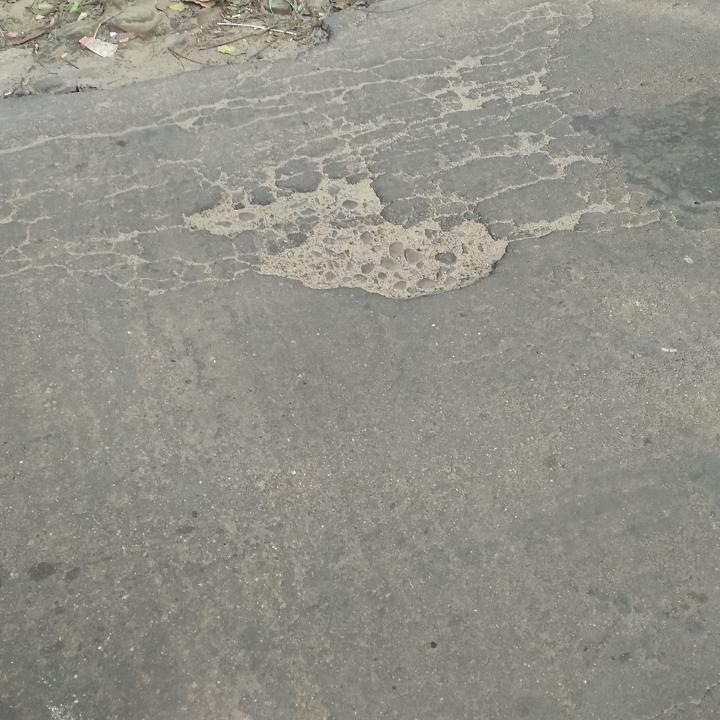
#> input picture samples/img-112_jpg.rf.f2165fc7173878a7c1ad397c7ed595d9.jpg, 720 x 720 px
$ python -i detector_easy.py   (imports and definitions only)
#> lines starting #> are read from the running program, lines starting #| are printed output that depends on the picture; after the words box and inside, x2 and y2 are one past the last pixel; in counts of white or black regions, pixels touching at a corner belong together
### utils/preprocess.py
import cv2
import numpy as np
from pathlib import Path

def to_gray(img):
    """
    Converts an RGB or BGR image to grayscale.
    """
    if len(img.shape) == 3 and img.shape[2] == 3:
        return cv2.cvtColor(img, cv2.COLOR_RGB2GRAY)
    return img.copy()

# [29 lines left out: functions load_and_resize, preprocess_with_otsu_and_erosion, not called in this run]

### features.py
import numpy as np
import cv2

# --- Darkness Score ---
# [41 lines left out: functions get_darkness_score, get_texture_score, get_shape_score, not called in this run]

# --- ORB Keypoint Density ---
def get_orb_score(img, box, debug=False):
    x, y, w, h = box
    roi_gray = cv2.cvtColor(img[y:y+h, x:x+w], cv2.COLOR_RGB2GRAY)
    orb = cv2.ORB_create()
    keypoints = orb.detect(roi_gray, None)

    density = len(keypoints) / (w * h + 1e-6)
    score = np.clip(density * 3000, 0.0, 1.0)

    if debug:
        print(f"[ORB] keypoints={len(keypoints)}, density={density:.5f}, score={score:.2f}")

    return float(score)

### detector_easy.py
import numpy as np
import cv2
from utils.preprocess import to_gray, preprocess_with_otsu_and_erosion
from features import get_orb_score


CFG = dict(
    min_area_px       = 100,
    confidence_thresh = 0.5,
)

def detect_best_pothole(img, cfg=None, debug=False):
    p = {**CFG, **(cfg or {})}
    gray = to_gray(img)

    # Step-by-step preprocessing
    clahe = cv2.createCLAHE(clipLimit=2.0, tileGridSize=(8, 8))
    enhanced = clahe.apply(gray)
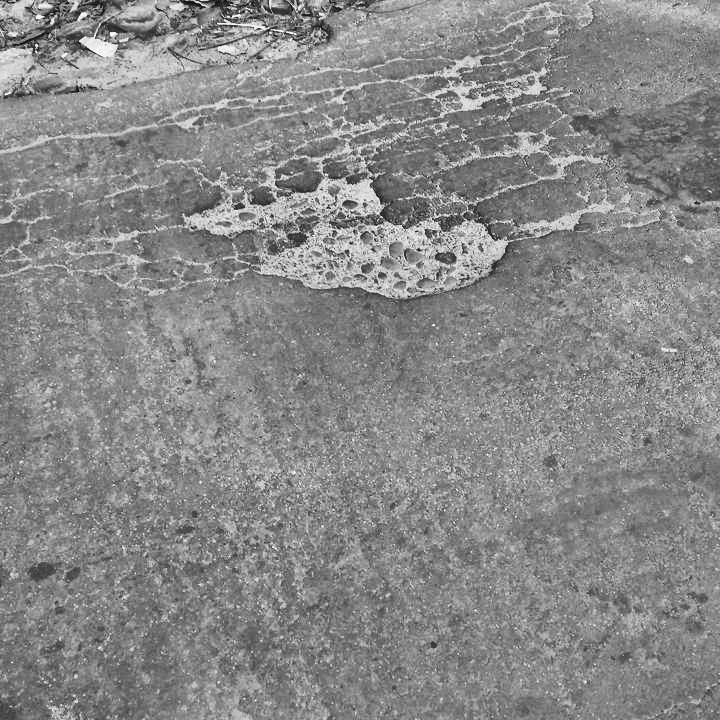
#> enhanced: shape (720, 720); min 12, max 255, mean 136

    _, otsu = cv2.threshold(enhanced, 0, 255, cv2.THRESH_BINARY_INV + cv2.THRESH_OTSU)
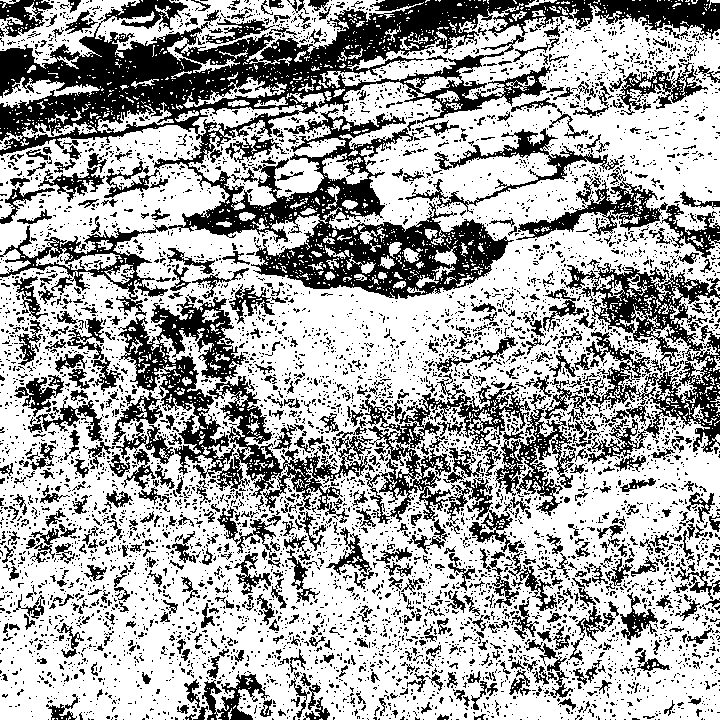
#> otsu: shape (720, 720); 65.3% white; 6313 black regions (5640 under 20 px), largest, box (x1, y1, x2, y2) and area: (0, 0, 720, 316) 58971, (118, 297, 373, 523) 13057, (561, 263, 720, 464) 10395

    kernel = np.ones((3, 3), np.uint8)
    eroded = cv2.erode(otsu, kernel, iterations=1)
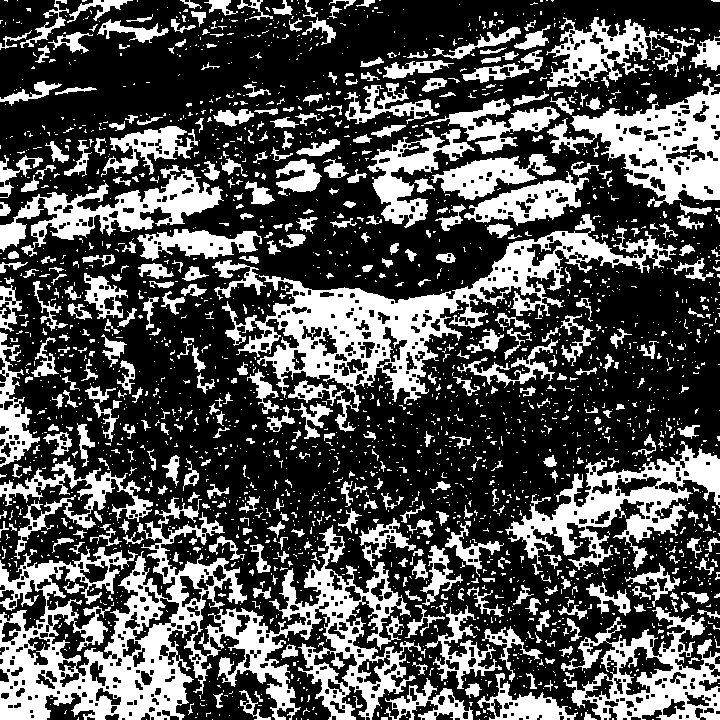
#> eroded: shape (720, 720); 32.3% white; 2455 white regions (2011 under 20 px)

    if debug:
        visualize_pipeline(img, gray, enhanced, otsu, eroded)

    # --- Detection ---
    contours, _ = cv2.findContours(eroded, cv2.RETR_EXTERNAL, cv2.CHAIN_APPROX_SIMPLE)
#> contours = 2429 contours, 2136 with area under 20; largest, box (x1, y1, x2, y2) and area: (0, 497, 426, 720) 37907, (222, 214, 677, 432) 21631, (547, 78, 720, 207) 10088, (505, 441, 720, 571) 9098, (561, 607, 720, 720) 9056
    if debug:
        print(f"[DEBUG - EASY] Found {len(contours)} contours")

    best_conf = 0.0
    best_box = None

    for cnt in contours:
        x, y, w, h = cv2.boundingRect(cnt)
        if w * h < p['min_area_px']:
            continue

        score = get_orb_score(img, (x, y, w, h), debug)

        if debug:
            print(f"[EASY CANDIDATE] @({x},{y},{w},{h}) → ORB score: {score:.2f}")

        if score > best_conf:
            best_conf = score
            best_box = (x, y, w, h)
#> this loop made 2429 passes
#> (score, best_conf) on pass 237: (1, 1)
#> cnt on passes 1, 3, 6, 7, 8, 9: [[652, 719], [653, 719]], [[307, 719], [308, 719]], [[612, 718], [612, 719], [613, 719], [613, 718]], [[301, 718], [301, 719]], [[296, 718], [296, 719]], [[406, 717], [407, 717]]
#> after the loop, best_conf = 1

    if best_conf >= p['confidence_thresh'] and best_box:
        return best_conf, best_box
    return 0.0, (0, 0, 1, 1)

# --- Multi-view Visualization Function ---
def visualize_pipeline(rgb, gray, enhanced, otsu, eroded):
    def resize(img):
        return cv2.resize(img, (256, 256))

    # Convert grayscale images to BGR for display
    gray_bgr    = cv2.cvtColor(resize(gray), cv2.COLOR_GRAY2BGR)
    enh_bgr     = cv2.cvtColor(resize(enhanced), cv2.COLOR_GRAY2BGR)
    otsu_bgr    = cv2.cvtColor(resize(otsu), cv2.COLOR_GRAY2BGR)
    eroded_bgr  = cv2.cvtColor(resize(eroded), cv2.COLOR_GRAY2BGR)
    rgb_resized = resize(cv2.cvtColor(rgb, cv2.COLOR_RGB2BGR))

    combined = np.hstack([rgb_resized, gray_bgr, enh_bgr, otsu_bgr, eroded_bgr])
    cv2.imshow("Easy Pipeline: RGB | Gray | CLAHE | Otsu | Eroded", combined)
    cv2.waitKey(0)
    cv2.destroyAllWindows()

>>> import cv2
>>> picture = cv2.cvtColor(cv2.imread('samples/img-112_jpg.rf.f2165fc7173878a7c1ad397c7ed595d9.jpg'), cv2.COLOR_BGR2RGB)
>>> result = detect_best_pothole(picture)
#> result = (1, (561, 607, 159, 113))

$ run again, on samples/img-118_jpg.rf.75b7bf6e55f6d7b25f190d74200033c8.jpg
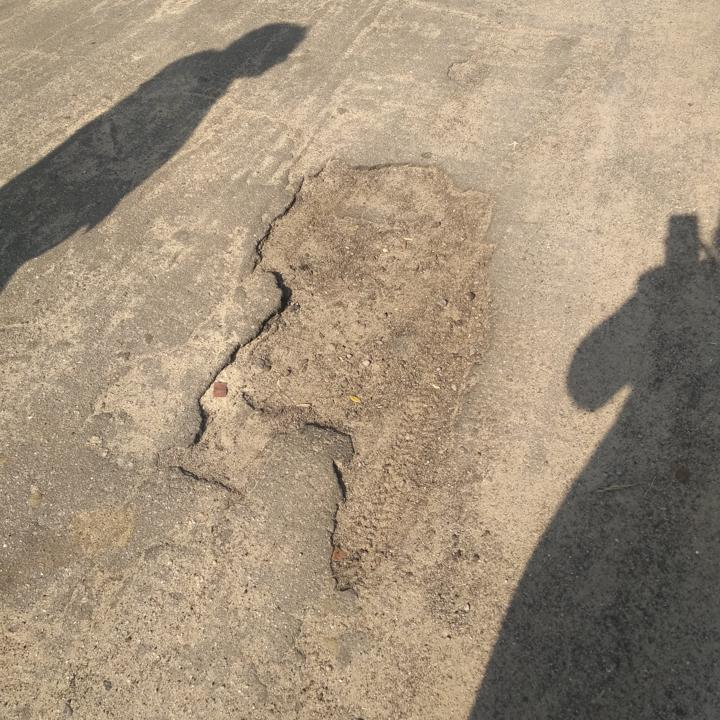
#> input picture samples/img-118_jpg.rf.75b7bf6e55f6d7b25f190d74200033c8.jpg, 720 x 720 px
#> in detect_best_pothole, `_, otsu = cv2.threshold(enhanced, 0, 255, cv2.THRESH_BINARY_INV + cv2...`:
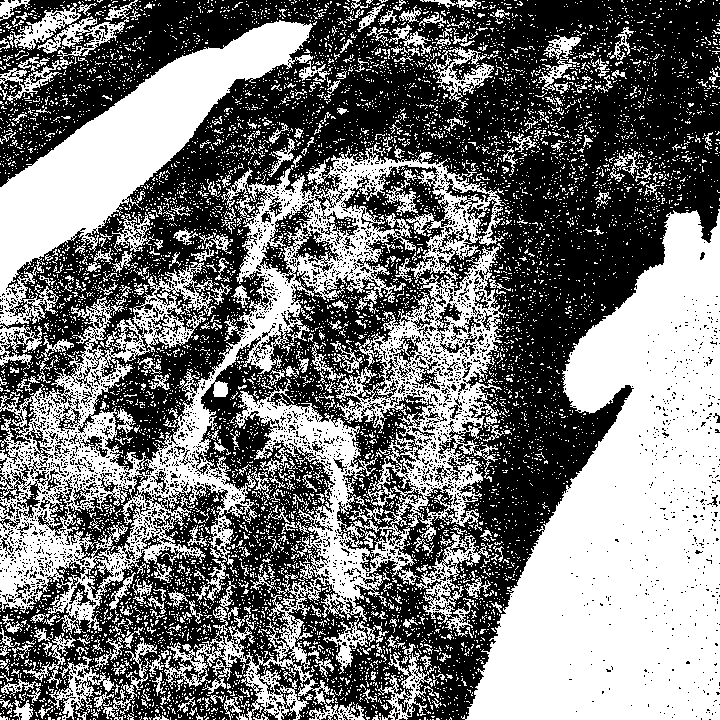
#> otsu: shape (720, 720); 46.7% white; 8304 white regions (7914 under 20 px), largest, box (x1, y1, x2, y2) and area: (0, 146, 505, 720) 79539, (461, 209, 720, 720) 77561, (0, 20, 313, 327) 26675
#> in detect_best_pothole, `eroded = cv2.erode(otsu, kernel, iterations=1)`:
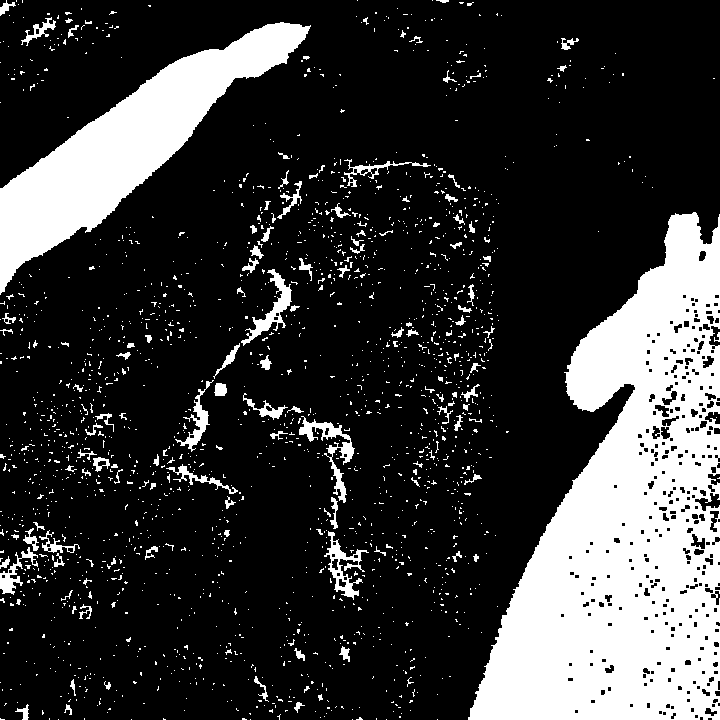
#> eroded: shape (720, 720); 21.8% white; 1874 white regions (1745 under 20 px)
#> contours = 1874 contours, 1802 with area under 20; largest, box (x1, y1, x2, y2) and area: (468, 212, 720, 720) 75427, (0, 22, 311, 295) 23386, (299, 416, 355, 503) 881, (324, 531, 369, 600) 820, (241, 269, 292, 346) 808
#> the loop in detect_best_pothole, `for cnt in contours:` made 1874 passes
#> (score, best_conf) on pass 1602: (1, 1)
#> after the loop in detect_best_pothole, `for cnt in contours:`: best_conf = 1
#> result = (1, (468, 212, 252, 508))

$ run again, on samples/img-126_jpg.rf.eab9b684c8570533e5cd43517776eeec.jpg
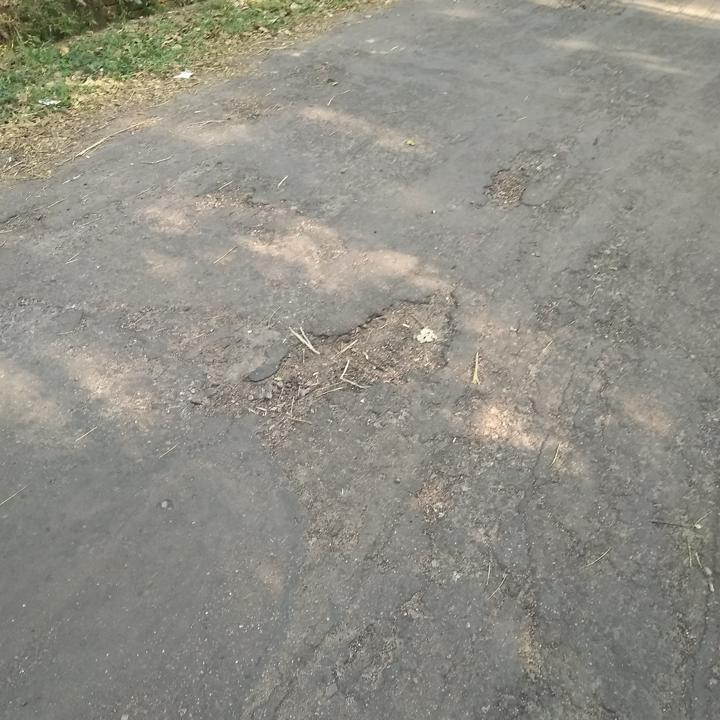
#> input picture samples/img-126_jpg.rf.eab9b684c8570533e5cd43517776eeec.jpg, 720 x 720 px
#> in detect_best_pothole, `_, otsu = cv2.threshold(enhanced, 0, 255, cv2.THRESH_BINARY_INV + cv2...`:
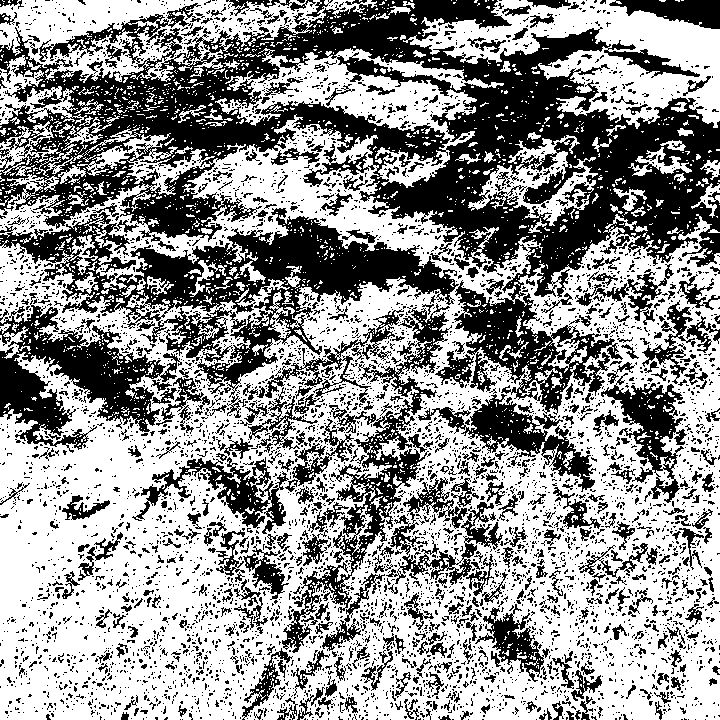
#> otsu: shape (720, 720); 57.9% white; 5340 black regions (4799 under 20 px), largest, box (x1, y1, x2, y2) and area: (0, 0, 720, 415) 92282, (0, 208, 459, 398) 24548, (0, 293, 182, 453) 10986
#> in detect_best_pothole, `eroded = cv2.erode(otsu, kernel, iterations=1)`:
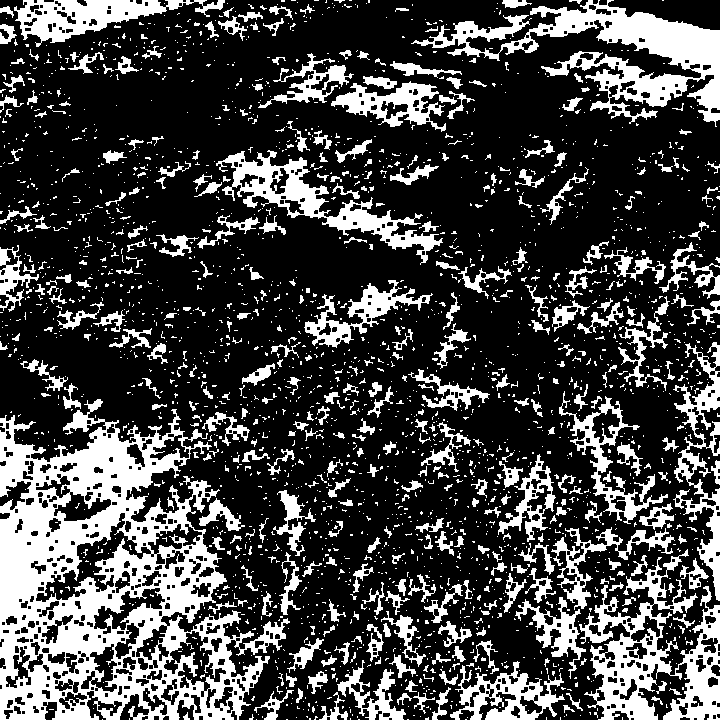
#> eroded: shape (720, 720); 26.7% white; 2480 white regions (2101 under 20 px)
#> contours = 2430 contours, 2187 with area under 20; largest, box (x1, y1, x2, y2) and area: (0, 399, 290, 720) 56874, (411, 0, 720, 127) 11494, (579, 549, 720, 720) 10322, (216, 150, 443, 265) 5634, (14, 0, 225, 47) 4094
#> the loop in detect_best_pothole, `for cnt in contours:` made 2430 passes
#> (score, best_conf) on passes 305, 469: (0.515, 0.515), (1, 1)
#> after the loop in detect_best_pothole, `for cnt in contours:`: best_conf = 1
#> result = (1, (579, 549, 141, 171))

$ run again, on samples/img-128_jpg.rf.6d1435fcdbcb19d4ff22f1d865026470.jpg
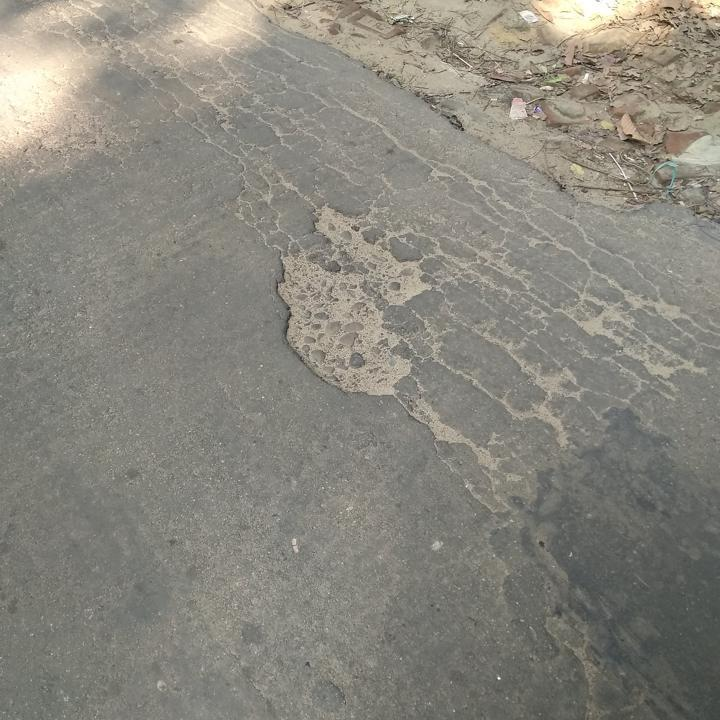
#> input picture samples/img-128_jpg.rf.6d1435fcdbcb19d4ff22f1d865026470.jpg, 720 x 720 px
#> in detect_best_pothole, `_, otsu = cv2.threshold(enhanced, 0, 255, cv2.THRESH_BINARY_INV + cv2...`:
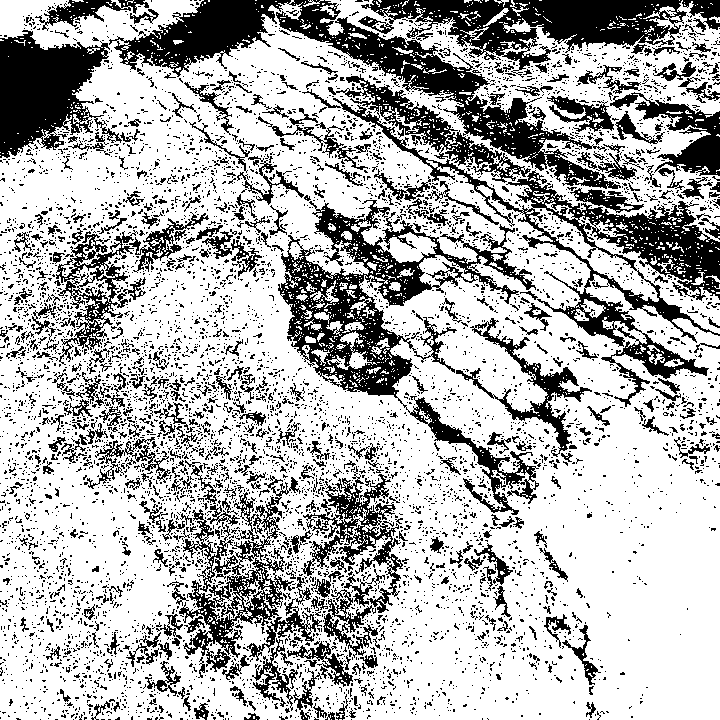
#> otsu: shape (720, 720); 70.2% white; 6826 black regions (6321 under 20 px), largest, box (x1, y1, x2, y2) and area: (328, 74, 720, 407) 17224, (278, 200, 539, 515) 17095, (109, 0, 621, 189) 16727
#> in detect_best_pothole, `eroded = cv2.erode(otsu, kernel, iterations=1)`:
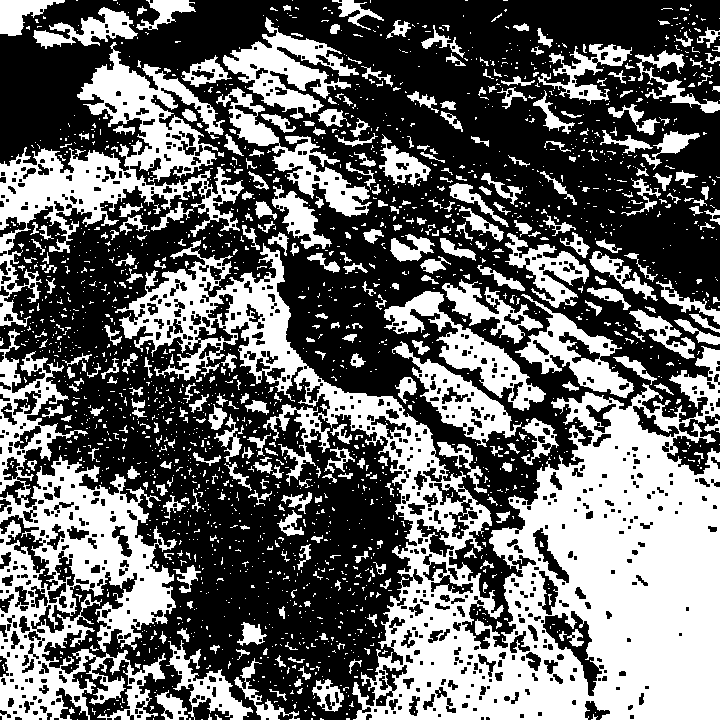
#> eroded: shape (720, 720); 40.7% white; 2019 white regions (1665 under 20 px)
#> contours = 1980 contours, 1756 with area under 20; largest, box (x1, y1, x2, y2) and area: (115, 240, 720, 720) 101594, (0, 329, 177, 720) 30732, (0, 42, 244, 327) 17535, (223, 17, 359, 119) 4954, (384, 291, 546, 411) 4790
#> the loop in detect_best_pothole, `for cnt in contours:` made 1980 passes
#> (score, best_conf) on passes 133, 1004: (0.862, 0.862), (1, 1)
#> after the loop in detect_best_pothole, `for cnt in contours:`: best_conf = 1
#> result = (1, (392, 341, 130, 106))
